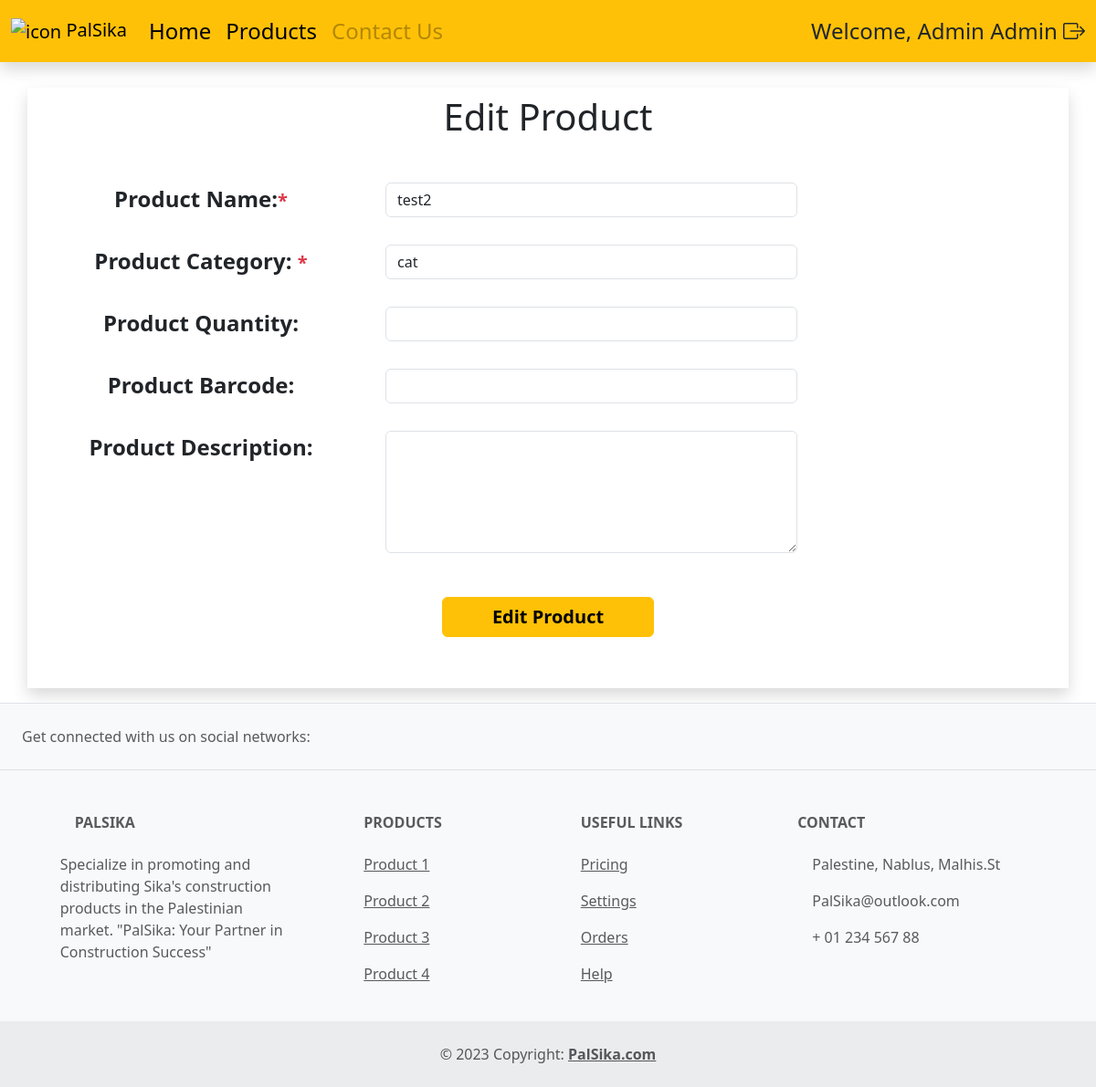
/edit_product_page/2 (signed in), run on an earlier commit of the app's database.
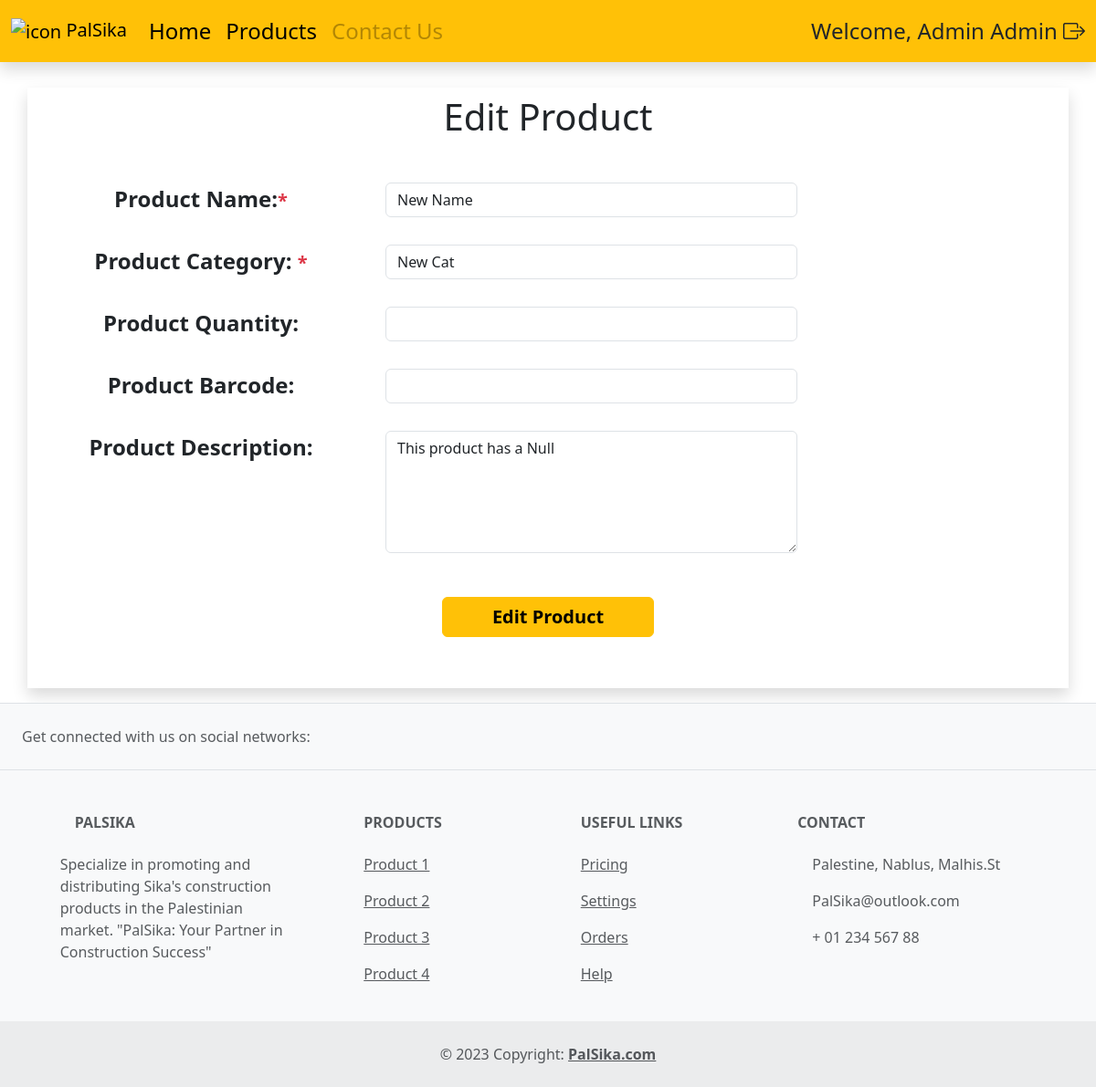
And on a later commit of the database.
### app/models.py (models this page shows)
class Product(models.Model):
    product_name = models.CharField(max_length=255)
    product_category = models.CharField(max_length=255)
    product_qty = models.IntegerField(blank=True, null=True, default=1)
    product_barcode = models.IntegerField(blank=True, null=True)
    product_desc = models.TextField(default="No Description is Available")
    created_at = models.DateTimeField(auto_now_add=True)
    updated_at = models.DateTimeField(auto_now=True)

### app/views.py (the view)
# urls.py: path('edit_product_page/<int:product_id>', views.edit_product_page, name='edit_product_page'),
def edit_product_page(request,product_id):
    product = Product.objects.get(id=product_id)
    user_session = check_session(request)
    context = {
        'user_session': user_session,
        'product' : product,
    }
    return render(request,'edit_product.html',context)

### app/views.py (called while the page is built)
def check_session(request):
    if request.session.has_key('user_session_id') == True:
        user_session = User.objects.get(id=request.session['user_session_id'])
    else:
        user_session = False
    return user_session

### app/templates/edit_product.html (shortened to what this page needs)
<!DOCTYPE html>
<html lang="en">
<head>
    {% load static %}
    <link rel="stylesheet" href="{% static 'css/bootstrap.css' %}">
    <link rel="stylesheet" href="{% static 'css/style.css' %}">
</head>
<body>
    {% include 'navbar.html' %}
    {% if user_session %}
    <div class="container pb-2 mb-3 pt-2 shadow main-margin-top" style="background-color: rgb(255, 255, 255);">
        <h1 class="text-center mb-5">Edit Product </h1>
        <form action="{% url 'app:edit_product_process' product_id=product.id %}" method="post">
            <div class="row mb-4 ">
                <div class="col-sm-4 text-center fs-4 fw-bold">
                    <label for="" class="form-label"> Product Name:<span class="text-danger fs-5">*</span></label>
                </div>
                <div class="col-sm-5">
                    <input type="text" name="product_name"  class="form-control" value="{{product.product_name}}">
                </div>
            </div>
            <div class="row mb-4">
                <div class="col-sm-4 text-center fs-4 fw-bold">
                    <label for="" class="form-label"> Product Category: <span class="text-danger fs-5">*</span> </label>
                </div>
                <div class="col-sm-5">
                    <input type="text" name="product_category" class="form-control" value="{{product.product_category}}">
                </div>
            </div>
            <div class="row mb-4">
                <div class="col-sm-4 text-center fs-4 fw-bold">
                    <label for="" class="form-label"> Product Quantity:</label>
                </div>
                <div class="col-sm-5">
                    <input type="number" name="product_qty" class="form-control" value="{{product.product_qty}}">
                </div>
            </div>
            <div class="row mb-4">
                <div class="col-sm-4 text-center fs-4 fw-bold">
                    <label for="" class="form-label"> Product Barcode:</label>
                </div>
                <div class="col-sm-5">
                    <input type="number" name="product_barcode" class="form-control" value="{{product.product_barcode}}">
                </div>
            </div>
            <div class="row mb-4">
                <div class="col-sm-4 text-center fs-4 fw-bold">
                    <label for="" class="form-label"> Product Description:</label>
                </div>
                <div class="col-sm-5">
                    <textarea name="product_desc" class="form-control" rows="5">{{product.product_desc}}</textarea>
                </div>
            </div>
            <div class="row mb-5 mt-5">
                <div class="col-sm-10  mx-auto">
                    <div class="d-grid col-3 mx-auto">
                        <button type="submit" class="btn btn-warning fs-5 fw-bold">Edit Product</button>
                    </div>
                </div>
            </div>
        </form>
    </div>
    {% else %}
    <h1 class="text-center text-danger" style="margin-top: 5rem;">Only Registered Users Can Have Access to this Page
    </h1>
    {% endif %}
    {% include 'footer.html' %}
</body>
<link rel="stylesheet" href="https://cdn.jsdelivr.net/npm/bootstrap-icons@1.10.5/font/bootstrap-icons.css">
</html>

What changed in the data, as far as the page shows it:
changed Product: product_name "test2" → "New Name"; product_category "cat" → "New Cat"; product_desc (not shown) → "This product has a Null"
